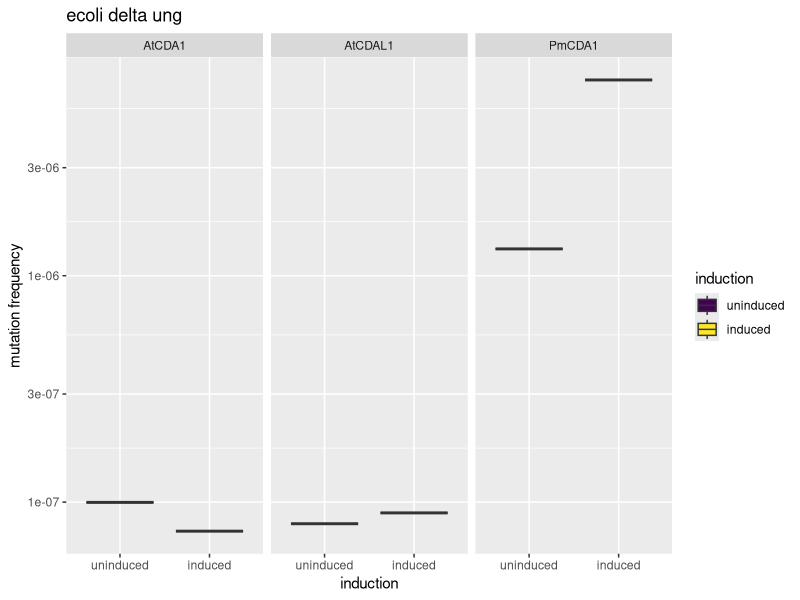

Write R code to recreate this figure.
## ---- chunk 1
knitr::opts_chunk$set(echo = TRUE)
library(tidyverse)
library(ggplot2)
## ---- chunk 2
df <- readxl::read_xlsx(path="09122022_AtCDA1_AtCDAL1_ung.xlsx")

#remove too many or too few colonies
#not doing now since hand wavey test anyway and would lose all rif data 
##add if statement to do it for me
TITC <- df %>% filter(count=='TITC') %>% count()
TNTC <- df %>% filter(count=='TNTC') %>% count()
paste(TITC$n, "plates removed for insufficient colonies to count, ", TNTC$n, "plates removed for too many colonies to count.")
df <- df %>% filter(count!='TITC' & count!='TNTC')
df$count <- as.numeric(df$count)
df$CFU <- as.numeric(df$CFU)
df
## ---- chunk 3
#average tech reps, then calculate mut freq for each one
constructs_avg <- df %>% group_by(construct, plate, induction) %>% summarize(tech.mean=mean(CFU), tech.n=n(), tech.sd=sd(CFU))

#calculate mutation frequency 
lb_cam_kan <- constructs_avg[which(constructs_avg$plate == 'LB_CAM_KAN'),]$tech.mean
lb_rif_cam_kan <- constructs_avg[which(constructs_avg$plate == 'LB_RIF_CAM_KAN'),]$tech.mean
mut_freq = lb_rif_cam_kan/lb_cam_kan
constructs_mut <- constructs_avg %>% group_by(construct, induction) %>% summarize(n=n())
constructs_mut$mut_freq <- mut_freq
## ---- chunk 4
#This forces uninduced before induced
constructs_mut$induction <- factor(constructs_mut$induction, levels = c('uninduced', 'induced'), ordered=TRUE)
ggplot(constructs_mut,
       aes(x=induction, y=mut_freq, fill=induction))+
  geom_boxplot()+
  facet_wrap(~construct)+
  scale_y_log10()+
  labs(x = 'induction', y='mutation frequency', title="ecoli delta ung")
